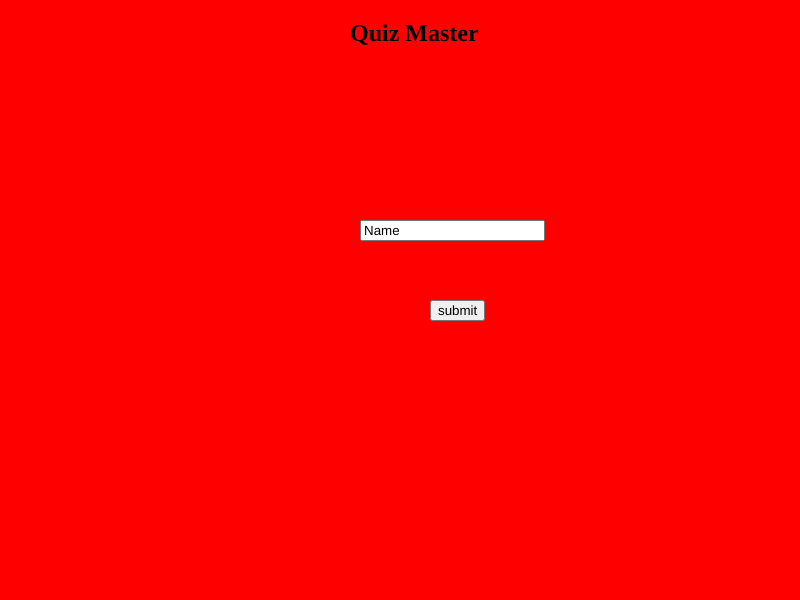
Frame 1 (no input)
Frame 60 (no input): identical to frame 1, image omitted
Frame 120 (the mouse pressed at the canvas centre since frame 60): identical to frame 1, image omitted

The p5.js sketch that drew this single still picture (run headless with seeded random() and noise() and a simulated clock; from frame 60 on, the mouse is pressed at the canvas centre):

// p5.js sketch
// ── sketch.js
var level1;
var level2;
var level3;
var gameState= 0;
var score= 0;
var question,option1,option2,option3,option4;
function preload() {
  
}

function setup(){
    var canvas = createCanvas(displayWidth,displayHeight);
    question= createElement('h3');
    option1= createElement('h4');
    option2= createElement('h4');
    option3= createElement('h4');
    option4= createElement('h4'); 
    level1= new Level1()
    level2= new Level2();
    level3= new Level3();
   
}
function draw(){
background("red");
if (gameState==0){
    level1.display();
 
}
 if (gameState==1){
  level1.showquestion();
    
 }
 
 if (gameState==2){
     background("blue")
  level2.showquestion();

 }
 if (gameState==3){
    level3.showquestion();
  
   }
}
// ── level1.js
class Level1 {

    constructor() {
      this.input = createInput("Name");
      this.button = createButton('submit');
      this.greeting = createElement('h2');
      this.title = createElement('h2');
      this.count=1 ;
      this.button2= createButton('next');
      this.input2 = createInput("choose option")
      this.answer=["a","d"];
    }
    hide(){
      this.greeting.hide();
      this.button.hide();
      this.input.hide();
      this.title.hide();
    }
  
    display(){
      this.title.html("Quiz Master");
      this.title.position(displayWidth/2 - 50, 0);
  
      this.input.position(displayWidth/2 - 40 , displayHeight/2 - 80);
      this.button.position(displayWidth/2 + 30, displayHeight/2);
   
  
      this.button.mousePressed(()=>{
        this.input.hide();
        this.button.hide();
        this.greeting.html("Hello " + this.input.value())
        gameState=1;
        this.greeting.position(displayWidth/2 - 70, displayHeight/6);
      });
     
  
  
  
  
    }
    showquestion(){
    if(this.count==1){
    question.html('Q1) How is COVID-19 passed on?')
    question.position(50,displayHeight/2-50)
    option1.html('A) Through droplets that come from your mouth and nose when you cough or breathe out')
    option1.position(100,displayHeight/2+50);
    option2.html('B) wear mask')
    option2.position(displayWidth/2,displayHeight/2+50);
    option3.html('C) washing hands')
    option3.position(100,displayHeight/2+150);
    option4.html('D) All of the above ')
    option4.position(displayWidth/2,displayHeight/2+150);

    }else if(this.count==2){
    question.html('Q2)What are the common symptoms of COVID-19? ')
    question.position(50,displayHeight/2-50)
    option1.html('A) A new and continuous cough')
    option1.position(100,displayHeight/2+50);
    option2.html('B) Fever')
    option2.position(displayWidth/2,displayHeight/2+50);
    option3.html('C) Tiredness')
    option3.position(100,displayHeight/2+150);
    option4.html('D) All of the above ')
    option4.position(displayWidth/2,displayHeight/2+150);
  
    }else if(this.count==3){
        this.question.html('Q3)Can you always tell if someone has COVID-19? ')
        this.question.position(50,displayHeight/2-50)
        this.option1.html('A) No – not everyone with COVID-19 has symptoms')
        this.option1.position(100,displayHeight/2+50);
        this.option2.html('B) Yes – it will be obvious, a person with COVID-19 coughs a lot')
        this.option2.position(displayWidth/2,displayHeight/2+50);
        this.option3.html('C) Yes – you can tell just by where a person comes from, their race and ethnicity')
        this.option3.position(100,displayHeight/2+150);
        this.option4.html('D) All of the above *')
        this.option4.position(displayWidth/2,displayHeight/2+150);
    
      }else if(this.count==4){
        this.question.html('Q4)Can washing your hands protect you from COVID-19?')
        this.question.position(50,displayHeight/2-50)
        this.option1.html('A) Yes – but only if you use a strong bleach')
        this.option1.position(100,displayHeight/2+50);
        this.option2.html('B) Yes – normal soap and water or hand sanitizer is enough*')
        this.option2.position(displayWidth/2,displayHeight/2+50);
        this.option3.html('C) No – Washing your hands doesn’t stop COVID-19 ')
        this.option3.position(100,displayHeight/2+150);
        this.option4.html('D) All of the above *')
        this.option4.position(displayWidth/2,displayHeight/2+150);
    
      }else if(this.count==5){
        this.question.html('Q5)Which of the following people is COVID-19 more dangerous for?')
        this.question.position(50,displayHeight/2-50)
        this.option1.html('A) Older people – especially those aged 70 and above*')
        this.option1.position(100,displayHeight/2+50);
        this.option2.html('B) With good immune system ')
        this.option2.position(displayWidth/2,displayHeight/2+50);
        this.option3.html('C) who wear mask')
        this.option3.position(100,displayHeight/2+150);
        this.option4.html('who washes there hands*')
        this.option4.position(displayWidth/2,displayHeight/2+150);
    
      }else if(this.count==6){
        this.question.html('Q6)When should fabric face masks be worn? ')
        this.question.position(50,displayHeight/2-50)
        this.option1.html('A) On public transport')
        this.option1.position(100,displayHeight/2+50);
        this.option2.html('B) In confined or crowded spaces')
        this.option2.position(displayWidth/2,displayHeight/2+50);
        this.option3.html('C) In small shops')
        this.option3.position(100,displayHeight/2+150);
        this.option4.html('D) All of the above* ')
        this.option4.position(displayWidth/2,displayHeight/2+150);
    
      }else if(this.count==7){
        this.question.html('Q7)Which of the following is an example of physical distancing?')
        this.question.position(50,displayHeight/2-50)
        this.option1.html('A) You stop going to crowded places and visiting other people’s houses*')
        this.option1.position(100,displayHeight/2+50);
        this.option2.html('B) You stop talking to the people you live with')
        this.option2.position(displayWidth/2,displayHeight/2+50);
        this.option3.html('C) You stop speaking to your friends on the phone')
        this.option3.position(100,displayHeight/2+150);
        this.option4.html('D) None')
        this.option4.position(displayWidth/2,displayHeight/2+150);
    
      }else if(this.count==8){
        this.question.html('Q8)How can people living with HIV protect themselves from COVID-19?')
        this.question.position(50,displayHeight/2-50)
        this.option1.html('A) Wash their hands regularly and follow the physical distancing advice')
        this.option1.position(100,displayHeight/2+50);
        this.option2.html('B) Keep taking their antiretroviral treatment')
        this.option2.position(displayWidth/2,displayHeight/2+50);
        this.option3.html('C) Exercise regularly, eat well and look after their mental health')
        this.option3.position(100,displayHeight/2+150);
        this.option4.html('D) All of the above *')
        this.option4.position(displayWidth/2,displayHeight/2+150);
    
      }else if(this.count==9){
        this.question.html('Q9)The first case of novel corona virus was identified in')
        this.question.position(50,displayHeight/2-50)
        this.option1.html('A) Beijing')
        this.option1.position(100,displayHeight/2+50);
        this.option2.html('B) Shanghai')
        this.option2.position(displayWidth/2,displayHeight/2+50);
        this.option3.html('C) Wuhan, Hubei*')
        this.option3.position(100,displayHeight/2+150);
        this.option4.html('D) Tianjin')
        this.option4.position(displayWidth/2,displayHeight/2+150);
    
      }else if(this.count==10){
        this.question.html('Q10)How many countries, areas or territories are suffering from novel coronavirus outbreak in the World?')
        this.question.position(50,displayHeight/2-50)
        this.option1.html('A). More than 50')
        this.option1.position(100,displayHeight/2+50);
        this.option2.html('B) More than 100')
        this.option2.position(displayWidth/2,displayHeight/2+50);
        this.option3.html('C) More than 150')
        this.option3.position(100,displayHeight/2+150);
        this.option4.html('D) More than 200*  ')
        this.option4.position(displayWidth/2,displayHeight/2+150);
    
      }
    
   this.button2.position(displayWidth-100, displayHeight-100)
   
   this.input2.position(displayWidth/2-50,displayHeight-200)

   this.button2.mousePressed(()=>{
   // this.answer.push(this.input2.value());
   for(var i=0;i<this.answer.length;i++){
     if(this.count-1==i){
       if(this.answer[i]==this.input2.value()){
       alert("Correct Answer")
       score++;
       }
       else{alert ("Incorrct Answer")}
     }
   }
   console.log(this.answer);
   this.count++;
   this.input2.html('');
   if(this.count==3){
     var scoreString="Your score is "+score;
     alert(scoreString);
     gameState=2;
     score=0;
   }
  })
    } 
  }
  
// ── level2.js
class Level2 {

    constructor() {
    
      this.count=11 ;
      this.question= createElement('h3');
      this.option1= createElement('h4');
      this.option2= createElement('h4');
      this.option3= createElement('h4');
      this.option4= createElement('h4');
      this.button2= createButton('next');
      this.input2 = createInput("choose option")
      this.answer=["c","d"];
    }
   
  
    display(){
    
  
  
  
  
    }
    showquestion(){
    if(this.count==11){
    question.html('Q1)Who invented the telescope?')
    question.position(50,displayHeight/2-50)
    option1.html('A) Galileo')
    option1.position(100,displayHeight/2+50);
    option2.html('B) Hypatia')
    option2.position(displayWidth/2,displayHeight/2+50);
    option3.html('c) Hans Lippershey*')
    option3.position(100,displayHeight/2+150);
    option4.html(' D) Johannes Kepler')
    option4.position(displayWidth/2,displayHeight/2+150);

    }else if(this.count==12){
      this.question.html('Q2)Which of these objects is the farthest from the Sun? ')
      this.question.position(50,displayHeight/2-50)
      this.option1.html('A) Saturn')
      this.option1.position(100,displayHeight/2+50);
      this.option2.html('B) Neptune')
      this.option2.position(displayWidth/2,displayHeight/2+50);
      this.option3.html('C) Kuiper belt')
      this.option3.position(100,displayHeight/2+150);
      this.option4.html('D) 90377 Sedna*')
      this.option4.position(displayWidth/2,displayHeight/2+150);
  
    }else if(this.count==13){
        this.question.html('Q3)What is the smallest planet in the solar system by mass? ')
        this.question.position(50,displayHeight/2-50)
        this.option1.html('A) Mars')
        this.option1.position(100,displayHeight/2+50);
        this.option2.html('B) Earth')
        this.option2.position(displayWidth/2,displayHeight/2+50);
        this.option3.html('C) Jupiter')
        this.option3.position(100,displayHeight/2+150);
        this.option4.html(' D) Mercury*')
        this.option4.position(displayWidth/2,displayHeight/2+150);
    
      }else if(this.count==14){
        this.question.html('Q4)Approximately how many miles (or kilometres) are there in a light-year?')
        this.question.position(50,displayHeight/2-50)
        this.option1.html('A) 590,000 (950,000 km) ')
        this.option1.position(100,displayHeight/2+50);
        this.option2.html('B) 5.9 trillion (9.5 trillion km)* ')
        this.option2.position(displayWidth/2,displayHeight/2+50);
        this.option3.html('C) 5.9 billion (9.5 billion km)')
        this.option3.position(100,displayHeight/2+150);
        this.option4.html('D) 5.9 million (9.5 million km)')
        this.option4.position(displayWidth/2,displayHeight/2+150);
    
      }else if(this.count==15){
        this.question.html('Q5) How much gravity an object has depends on its _______.')
        this.question.position(50,displayHeight/2-50)
        this.option1.html('A) Weight')
        this.option1.position(100,displayHeight/2+50);
        this.option2.html('B) Speed')
        this.option2.position(displayWidth/2,displayHeight/2+50);
        this.option3.html('C) Momentum')
        this.option3.position(100,displayHeight/2+150);
        this.option4.html('D) Mass*')
        this.option4.position(displayWidth/2,displayHeight/2+150);
    
      }else if(this.count==16){
        this.question.html('Q6) Which of the following is used in pencils ? ')
        this.question.position(50,displayHeight/2-50)
        this.option1.html('A) Graphite*')
        this.option1.position(100,displayHeight/2+50);
        this.option2.html('B) Silicon')
        this.option2.position(displayWidth/2,displayHeight/2+50);
        this.option3.html('C) Charcoal')
        this.option3.position(100,displayHeight/2+150);
        this.option4.html('D) Phosphorous')
        this.option4.position(displayWidth/2,displayHeight/2+150);
    
      }else if(this.count==17){
        this.question.html('Q7)Athlete’s Foot or Tinia Pedis is caused by which of the following ?')
        this.question.position(50,displayHeight/2-50)
        this.option1.html('A) Bacteria')
        this.option1.position(100,displayHeight/2+50);
        this.option2.html('B) Virus')
        this.option2.position(displayWidth/2,displayHeight/2+50);
        this.option3.html(' C) Fungi*' )
        this.option3.position(100,displayHeight/2+150);
        this.option4.html('D) Protozoan ');
        this.option4.position(displayWidth/2,displayHeight/2+150);
    
      }else if(this.count==18){
        this.question.html('Q8) Eardrum is a part of')
        this.question.position(50,displayHeight/2-50)
        this.option1.html('A)  Sound producing organ ')
        this.option1.position(100,displayHeight/2+50);
        this.option2.html('B)  Skeletal system')
        this.option2.position(displayWidth/2,displayHeight/2+50);
        this.option3.html('C)  Hearing organ* ')
        this.option3.position(100,displayHeight/2+150);
        this.option4.html('D) Heart')
        this.option4.position(displayWidth/2,displayHeight/2+150);
    
      }else if(this.count==19){
        this.question.html('Q9) Which among the following is called antisterility vitamin ?')
        this.question.position(50,displayHeight/2-50)
        this.option1.html('A) Vitamin A')
        this.option1.position(100,displayHeight/2+50);
        this.option2.html('B) Vitamin D')
        this.option2.position(displayWidth/2,displayHeight/2+50);
        this.option3.html('C) Vitamin E*')
        this.option3.position(100,displayHeight/2+150);
        this.option4.html('D) Vitamin K')
        this.option4.position(displayWidth/2,displayHeight/2+150);
    
      }else if(this.count==20){
        this.question.html('Q10) Chemical formula for water is ')
        this.question.position(50,displayHeight/2-50)
        this.option1.html('A) NaA1O2');
        this.option1.position(100,displayHeight/2+50);
        this.option2.html('B) H2O*');
        this.option2.position(displayWidth/2,displayHeight/2+50);
        this.option3.html('C) Al2O3');
        this.option3.position(100,displayHeight/2+150);
        this.option4.html('D) CaSiO3');
        this.option4.position(displayWidth/2,displayHeight/2+150);
    
      }
    
   this.button2.position(displayWidth-100, displayHeight-100)
   
   this.input2.position(displayWidth/2-50,displayHeight-200)

   this.button2.mousePressed(()=>{
    for(var i=0;i<this.answer.length;i++){
      if(this.count-1==i){
        if(this.answer[i]==this.input2.value()){
        alert("Correct Answer")
        score++;
        }
        else{alert ("Incorrct Answer")}
      }
    }
    console.log(this.answer);
    this.count++;
    this.input2.html('');
    if(this.count==12){
      var scoreString="Your score is "+score;
      alert(scoreString);
      gameState=3;
      score=0;
    }
  })
    } 
  }
  
// ── level3.js
class Level3 {

    constructor() {
    
      this.count=11 ;
      this.question= createElement('h3');
      this.option1= createElement('h4');
      this.option2= createElement('h4');
      this.option3= createElement('h4');
      this.option4= createElement('h4');
      this.button2= createButton('next');
      this.input2 = createInput("choose option")
      this.answer=[];
    }
   
  
    display(){
    
  
  
  
  
    }
    showquestion(){
    if(this.count==21){
    this.question.html('Q1) MS-Word is an example of _____ ')
    this.question.position(50,displayHeight/2-50)
    this.option1.html('A) An operating system')
    this.option1.position(100,displayHeight/2+50);
    this.option2.html('B) A processing device')
    this.option2.position(displayWidth/2,displayHeight/2+50);
    this.option3.html('C) Application software*')
    this.option3.position(100,displayHeight/2+150);
    this.option4.html('D) An input device')
    this.option4.position(displayWidth/2,displayHeight/2+150);

    }else if(this.count==22){
      this.question.html('Q2) The state of Assam has')
      this.question.position(50,displayHeight/2-50)
      this.option1.html('A) 5 National Parks & 11 wildlife sanctuaries*')
      this.option1.position(100,displayHeight/2+50);
      this.option2.html(' B) 3 National Parks & 9 wildlife sanctuaries')
      this.option2.position(displayWidth/2,displayHeight/2+50);
      this.option3.html('C) 3 National Parks & 8 wildlife sanctuaries')
      this.option3.position(100,displayHeight/2+150);
      this.option4.html('D) 2 National Parks & 11 wildlife sanctuaries')
      this.option4.position(displayWidth/2,displayHeight/2+150);
  
    }else if(this.count==23){
        this.question.html('Q3) Which one of the following types of waves are used in a night vision apparatus?')
        this.question.position(50,displayHeight/2-50)
        this.option1.html('A) Radio waves')
        this.option1.position(100,displayHeight/2+50);
        this.option2.html('B) Microwaves')
        this.option2.position(displayWidth/2,displayHeight/2+50);
        this.option3.html('C) Infra-red waves*')
        this.option3.position(100,displayHeight/2+150);
        this.option4.html('D) None of the above')
        this.option4.position(displayWidth/2,displayHeight/2+150);
    
      }else if(this.count==24){
        this.question.html('Q4) In which of the following festivals are boat races a special feature?')
        this.question.position(50,displayHeight/2-50)
        this.option1.html('A) Rongali Bihu')
        this.option1.position(100,displayHeight/2+50);
        this.option2.html('B) Onam*')
        this.option2.position(displayWidth/2,displayHeight/2+50);
        this.option3.html('C) Pongal')
        this.option3.position(100,displayHeight/2+150);
        this.option4.html('D) Navratri')
        this.option4.position(displayWidth/2,displayHeight/2+150);
    
      }else if(this.count==25){
        this.question.html('Q5) Which industry makes a lot of money in the entertainment industry?')
        this.question.position(50,displayHeight/2-50)
        this.option1.html('A) Avengers: Endgame')
        this.option1.position(100,displayHeight/2+50);
        this.option2.html(' B) Grand Theft Auto V*')
        this.option2.position(displayWidth/2,displayHeight/2+50);
        this.option3.html(' C) Friends')
        this.option3.position(100,displayHeight/2+150);
        this.option4.html(' D)  None of the above')
        this.option4.position(displayWidth/2,displayHeight/2+150);
    
      }else if(this.count==26){
        this.question.html('Q6) India lies in the hemisphere ')
        this.question.position(50,displayHeight/2-50)
        this.option1.html('A) Northern and eastern*')
        this.option1.position(100,displayHeight/2+50);
        this.option2.html('B) Southern and eastern')
        this.option2.position(displayWidth/2,displayHeight/2+50);
        this.option3.html('C) Northern and western	')
        this.option3.position(100,displayHeight/2+150);
        this.option4.html(' D) Southern and western')
        this.option4.position(displayWidth/2,displayHeight/2+150);
    
      }else if(this.count==27){
        this.question.html('Q7)Golf player Vijay Singh belongs to which country?')
        this.question.position(50,displayHeight/2-50)
        this.option1.html('A) USA')
        this.option1.position(100,displayHeight/2+50);
        this.option2.html('B) Fiji*')
        this.option2.position(displayWidth/2,displayHeight/2+50);
        this.option3.html('C) India	' );
        this.option3.position(100,displayHeight/2+150);
        this.option4.html('D) UK ');
        this.option4.position(displayWidth/2,displayHeight/2+150);
    
      }else if(this.count==28){
        this.question.html('Q8)World Tourism Day is celebrated on- ')
        this.question.position(50,displayHeight/2-50)
        this.option1.html('A) September 12')
        this.option1.position(100,displayHeight/2+50);
        this.option2.html('B) September 25')
        this.option2.position(displayWidth/2,displayHeight/2+50);
        this.option3.html('C) September 27*')
        this.option3.position(100,displayHeight/2+150);
        this.option4.html('D) September 29')
        this.option4.position(displayWidth/2,displayHeight/2+150);
    
      }else if(this.count==29){
        this.question.html('Q9) Which among the following cities in India, is not located in Golden Quadrilateral Road Network? ')
        this.question.position(50,displayHeight/2-50)
        this.option1.html('A) Kolkata')
        this.option1.position(100,displayHeight/2+50);
        this.option2.html('B) Mumbai')
        this.option2.position(displayWidth/2,displayHeight/2+50);
        this.option3.html('C) New Delhi')
        this.option3.position(100,displayHeight/2+150);
        this.option4.html('D) Chandigarh*')
        this.option4.position(displayWidth/2,displayHeight/2+150);
    
      }else if(this.count==30){
        this.question.html('Q10) Which among the following countries whose National Anthem has only music not words -')
        this.question.position(50,displayHeight/2-50)
        this.option1.html('A) India');
        this.option1.position(100,displayHeight/2+50);
        this.option2.html('B) Bahrain*');
        this.option2.position(displayWidth/2,displayHeight/2+50);
        this.option3.html('C) Germany');
        this.option3.position(100,displayHeight/2+150);
        this.option4.html('D) Spain');
        this.option4.position(displayWidth/2,displayHeight/2+150);
    
      }
    
   this.button2.position(displayWidth-100, displayHeight-100)
   
   this.input2.position(displayWidth/2-50,displayHeight-200)

   this.button2.mousePressed(()=>{
   this.answer.push(this.input2.value());
   console.log(this.answer);
   this.count++;
   this.input2.html('');
  })
    } 
  }
  
